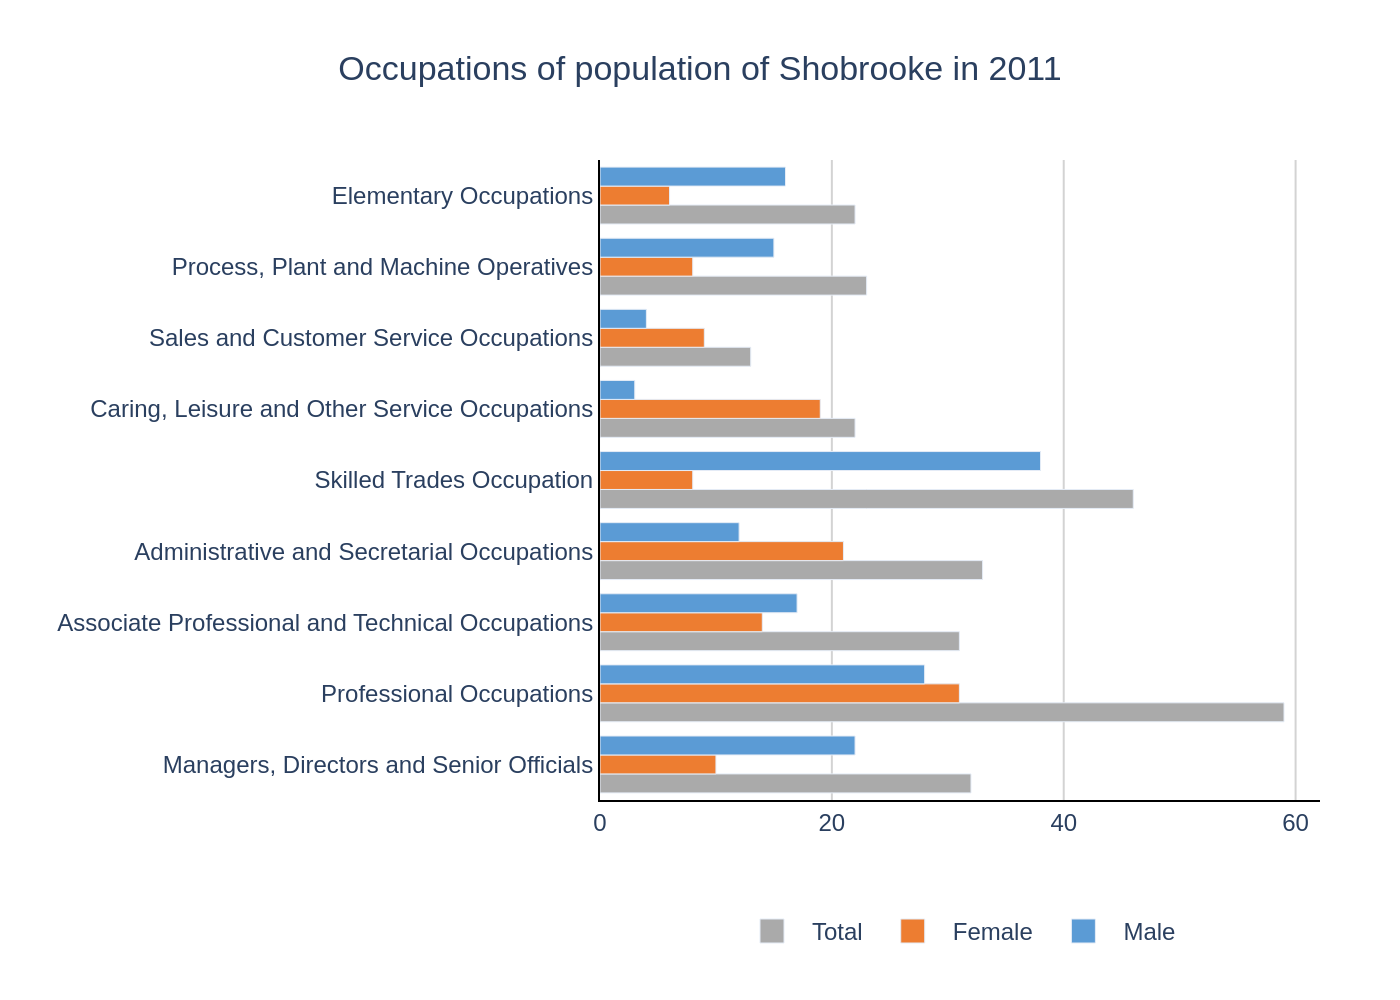

Generate this figure with Python:
import sys
import json
import plotly.graph_objects as go
from pathlib import Path

# Check for command-line argument
if len(sys.argv) != 2:
    print(f"Usage: {sys.argv[0]} <json_file_path>")
    sys.exit(1)

# Get the JSON file path from the command-line argument
json_file_path = Path(sys.argv[1])

# Check if the JSON file exists
if not json_file_path.is_file():
    print(f"Error: JSON file not found at '{json_file_path}'")
    sys.exit(1)

# Read the JSON data from the file
with open(json_file_path, 'r', encoding='utf-8') as f:
    chart_info = json.load(f)

# Extract data for plotting
chart_data = chart_info.get('chart_data', [])
texts = chart_info.get('texts', {})
colors = chart_info.get('colors', [])

# Create the figure object
fig = go.Figure()

# Add a trace for each data series
# Iterate in reverse to match the visual stacking order of the original chart (bottom series first)
for i, series in enumerate(chart_data):
    fig.add_trace(go.Bar(
        x=series['x'],
        y=series['y'],
        name=series['name'],
        orientation='h',
        marker=dict(color=colors[i])
    ))

# Combine title and subtitle
title_text = texts.get('title', '')
if texts.get('subtitle'):
    title_text += f"<br><sub>{texts.get('subtitle')}</sub>"

# Update layout
fig.update_layout(
    title=dict(
        text=title_text,
        x=0.5,
        xanchor='center'
    ),
    barmode='group',
    xaxis=dict(
        title_text=texts.get('x_axis_title'),
        showgrid=True,
        gridcolor='lightgray',
        zeroline=False,
        showline=True,
        linecolor='black'
    ),
    yaxis=dict(
        title_text=texts.get('y_axis_title'),
        showgrid=False,
        showline=True,
        linecolor='black',
        # Reversing the category order is not needed because the JSON data is already ordered for Plotly
    ),
    legend=dict(
        orientation="h",
        yanchor="bottom",
        y=-0.25,
        xanchor="center",
        x=0.5
    ),
    font=dict(
        family="Arial",
        size=12
    ),
    plot_bgcolor='white',
    margin=dict(l=300, r=40, t=80, b=100) # Increased left margin for long labels
)

# Define the output filename based on the input JSON file's stem
output_filename = json_file_path.with_suffix('.png').name

# Save the figure as a PNG image
fig.write_image(output_filename, scale=2)

print(f"Chart saved to {output_filename}")
